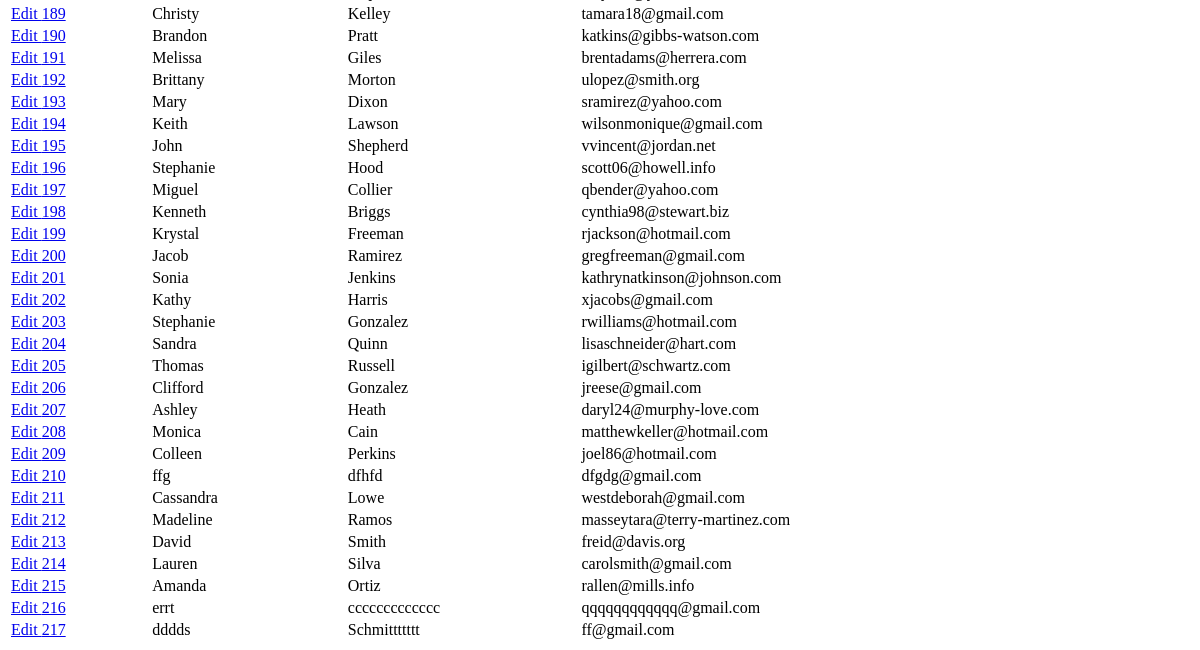
The page /teachers/teachers_list/ (lower part) on the database as committed earlier.
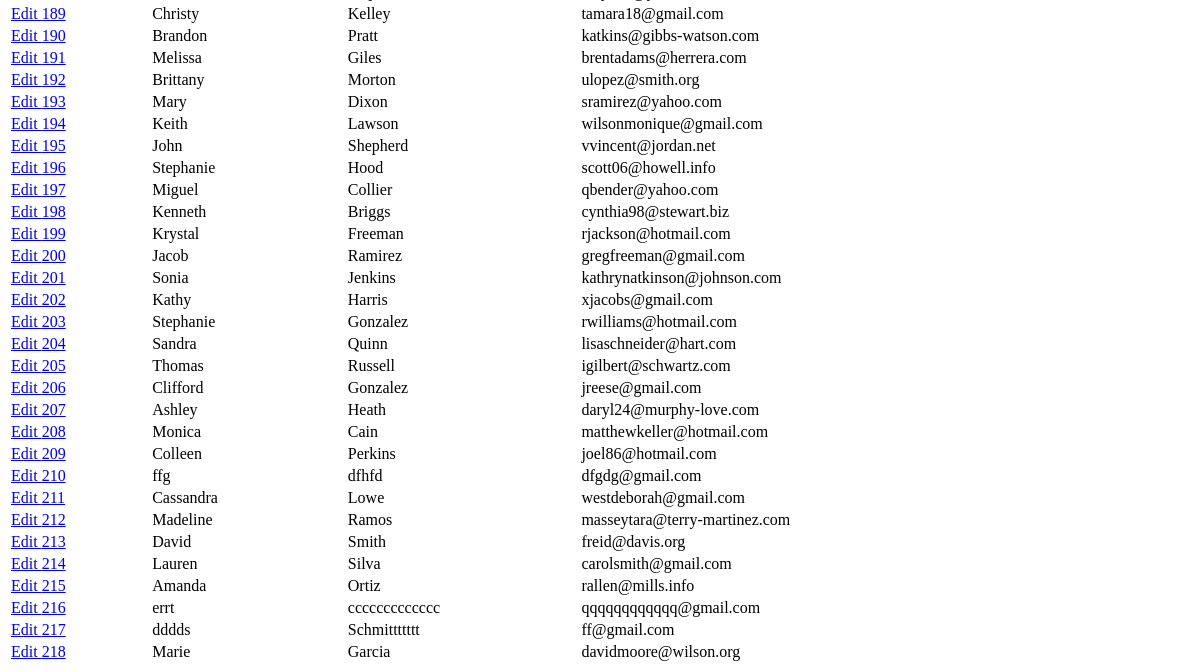
The same page on the database as committed later.
### teachers/models.py (models this page shows, shortened)
class Teacher(models.Model):
    first_name = models.CharField(max_length=20)
    last_name = models.CharField(max_length=20)
    birth_date = models.DateField()
    position = models.CharField(max_length=50)
    email = models.EmailField()
    telephone = models.CharField(max_length=16)  # clean phone TODO

### teachers/views.py (the view)
# urls.py: path('teachers/', include('teachers.urls')),
def teachers(request):
    queryset = Teacher.objects.all()
    info = request.GET.get('info')
    if info:
        queryset = queryset.filter(
            Q(first_name__contains=info) |
            Q(last_name__contains=info) |
            Q(email__contains=info))
    return render(request,
                  'teachers_list.html',
                  context={'teachers': queryset})

### teachers/templates/teachers_list.html (shortened to what this page needs)
{% extends 'base.html' %}
{% block content %}
<table style="width:100%">
{% for teacher in teachers %}
  <tr>
    <td><a href="{% url 'teachers-edit' pk=teacher.id %}"> Edit {{ teacher.id }} </a></td>
    <td>{{ teacher.first_name }}</td>
    <td>{{ teacher.last_name }}</td>
    <td>{{ teacher.email }}</td>
  </tr>
{% endfor %}
</table>
{% endblock content %}

Rows that differ between the two databases and show on the page:
added Teacher: id "218", first_name "Marie", last_name "Garcia", email "davidmoore@wilson.org"
